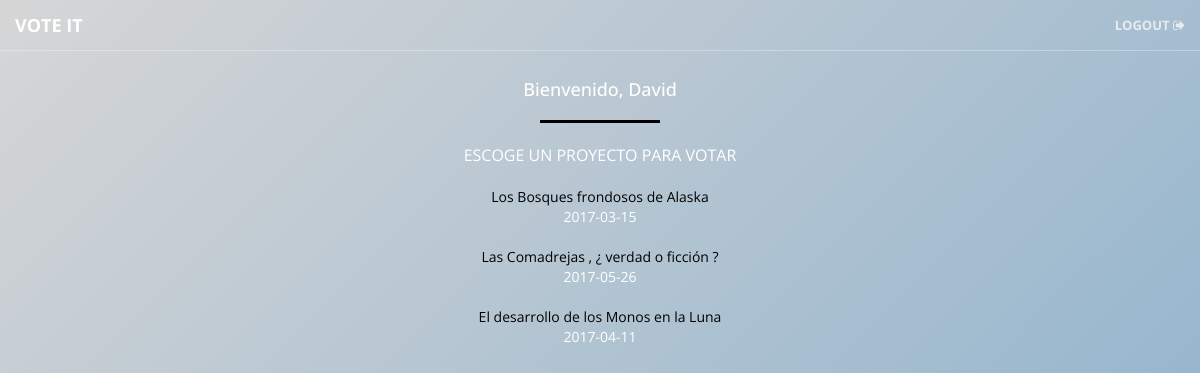
Screenshot of /mainalumno.php (signed in) with the database file from the repository.
### tables this page shows
CREATE TABLE `tbl_proyecto` (
  `pro_id` int(11) NOT NULL,
  `pro_titulo` varchar(50) NOT NULL,
  `pro_fecha` date NOT NULL,
  `pro_estado` int(1) NOT NULL,
  `usp_id` int(11) NOT NULL
);

### mainalumno.php (the view, shortened to what this page needs)
<?php
  include("conexion.proc.php");
?>
<!DOCTYPE html>
<html lang="en">
<head>
    <link href="vendor/bootstrap/css/bootstrap.css" rel="stylesheet">
    <link href="vendor/font-awesome/css/font-awesome.min.css" rel="stylesheet" type="text/css">
    <link href="css/main.css" rel="stylesheet">
    <link rel="stylesheet" href="https://cdnjs.cloudflare.com/ajax/libs/font-awesome/4.7.0/css/font-awesome.min.css">
</head>
<body id="page-top">
  <nav id="mainNav" class="navbar navbar-default navbar-fixed-top">
      <div class="container-fluid">
          <div class="navbar-header">
              <a class="navbar-brand page-scroll" href="#page-top">VOTE IT</a>
          </div>
          <div class="collapse navbar-collapse" id="bs-example-navbar-collapse-1">
              <ul class="nav navbar-nav navbar-right">
                  <li>
                      <a class="page-scroll" href="cerrarsesion.proc.php">Logout <i class="fa fa-sign-out" aria-hidden="true"></i></a>
                  </li>
              </ul>
          </div>
      </div>
  </nav>
<div class="header22">
  <br/><br/><br/>
            <h1 id="homeHeading"><?php echo "<h4>Bienvenido, ".$_SESSION['nombre']."</h4>"; ?></h1>
            <hr>
            <p>ESCOGE UN PROYECTO PARA VOTAR</p>
            <?php
                if(isset($_SESSION['nombre']) ){
            ?>
            <?php
                $sql = "SELECT * FROM tbl_proyecto WHERE pro_estado = 1";
                $proyectos = mysqli_query($conexion, $sql);
                    if(mysqli_num_rows($proyectos)>0){
                      while($proyecto = mysqli_fetch_array($proyectos)){
                        echo "<a href='preguntasalumno.php?pro_id=".$proyecto['pro_id']."'>".$proyecto['pro_titulo']."</a><br>".$proyecto['pro_fecha']."<br>";
                        echo "<br/>";
                      }
                    } else {
                      echo "No hay proyectos!";
                      }
                } else {
                    $_SESSION['error']="Tienes que iniciar sesión primero!";
                    echo "No hay sesión";
                    header("location: login.php");
                }
            ?>
</div>
</body>
</html>

### css/main.css (style rules this page uses)
html, body { height: 100%; width: 100%; }
body { font-family: 'Open Sans', 'Helvetica Neue', Arial, sans-serif; }
hr { border-color: #000; border-width: 3px; max-width: 10%; }
a { -webkit-transition: all 0.35s; -moz-transition: all 0.35s; transition: all 0.35s; color: black; }
h1, h2, h3, h4, h5, h6 { font-family: 'Open Sans', 'Helvetica Neue', Arial, sans-serif; }
p { font-size: 16px; line-height: 1.5; margin-bottom: 20px; }
.navbar-default { background-color: white; border-color: rgba(34, 34, 34, 0.05); font-family: 'Open Sans', 'Helvetica Neue', Arial, sans-serif; -webkit-transition: all 0.35s; -moz-transition: all 0.35s; transition: all 0.35s; }
.navbar-default .navbar-header .navbar-brand { color: #337ab7; font-family: 'Open Sans', 'Helvetica Neue', Arial, sans-serif; font-weight: 700; text-transform: uppercase; }
.navbar-default .nav > li > a, .navbar-default .nav > li > a:focus { text-transform: uppercase; font-weight: 700; font-size: 13px; color: #222222; }
@media (min-width: 768px) { .navbar-default { background-color: transparent; border-color: rgba(255, 255, 255, 0.3); } }
@media (min-width: 768px) { .navbar-default .navbar-header .navbar-brand { color: rgba(255, 255, 255, 0.7); } }
@media (min-width: 768px) { .navbar-default .nav > li > a, .navbar-default .nav > li > a:focus { color: rgba(255, 255, 255, 0.7); } }
div.header22 { position: relative; width: 100%; height: 100%; min-height: auto; -webkit-background-size: cover; -moz-background-size: cover; background-size: cover; -o-background-size: cover; background-position: center; text-align: center; color: white; background: linear-gradient(135deg, rgba(214,214,214,1) 0%, rgba(134,174,204,1) 100%); }
body { webkit-tap-highlight-color: #222222; }

### rows the page displays
tbl_proyecto: pro_titulo "Los Bosques frondosos de Alaska", pro_fecha "2017-03-15"
tbl_proyecto: pro_titulo "Las Comadrejas , ¿ verdad o ficción ?", pro_fecha "2017-05-26"
tbl_proyecto: pro_titulo "El desarrollo de los Monos en la Luna", pro_fecha "2017-04-11"

### other values shown
$_SESSION['nombre'] "David"
